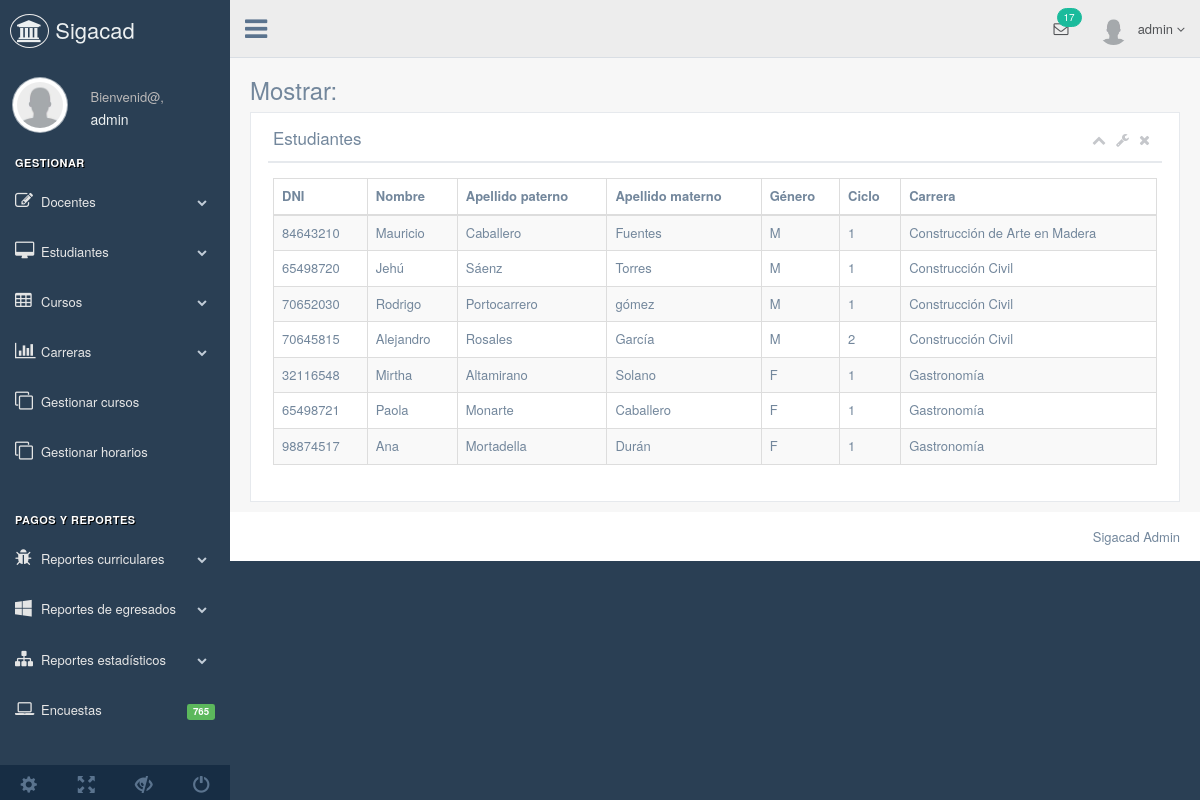
The page /views/estudiantes.view.php (signed in) on the database its author committed.
### tables this page shows
create table administradores (

  dni char(8) not null,
  username varchar(45) not null,
  password varchar(45) not null,

  primary key (dni)

);

create table estudiantes (

  dni          char(8)     not null,
  p_nombre     varchar(45) not null,
  s_nombre     varchar(45) not null,
  apellido_p   varchar(45) not null,
  apellido_m   varchar(45) not null,
  genero       char(1)     not null,
  fecha_nac    date        not null,
  discapacidad char(2)     not null,
  telefono     varchar(9)  not null,
  correo       varchar(45),
  direccion    varchar(45),
  observacion  varchar(150),
  password     varchar(150),

  primary key (dni)

);

### models/Login.php (called while the page is built, shortened)
<?php
class Login extends Conectar
{
    public static function consulta ($consulta){
        $conexion_db = new mysqli(HOST,USER_NAME,PASS,DB_NAME);
        $resultado = $conexion_db->query($consulta);
        return $resultado;
    }
}

### models/Estudiante.php (called while the page is built, shortened)
<?php
class Estudiante extends Conectar
{
    public static function consulta ($consulta){
        $conexion_db = new mysqli(HOST,USER_NAME,PASS,DB_NAME);
        $resultado = $conexion_db->query($consulta);
        return $resultado;
    }
}

### views/estudiantes.view.php (the view, shortened to what this page needs)
<?php
require "sidebar.view.php";
require "header.view.php";
require "../models/Estudiante.php";
?>
<div class="right_col" role="main">
    <div class="">
        <div class="page-title">
            <div class="title_left">
                <h3>Mostrar:</h3>
            </div>
        </div>
        <div class="clearfix"></div>
        <div class="row">
            <div class="col-md-12 col-sm-12 col-xs-12">
                <div class="x_panel">
                    <div class="x_title">
                        <h2>Estudiantes</h2>
                        <ul class="nav navbar-right panel_toolbox">
                            <li><a class="collapse-link"><i class="fa fa-chevron-up"></i></a>
                            </li>
                            <li class="dropdown">
                                <a href="#" class="dropdown-toggle" data-toggle="dropdown" role="button" aria-expanded="false"><i class="fa fa-wrench"></i></a>
                            </li>
                            <li><a class="close-link"><i class="fa fa-close"></i></a>
                            </li>
                        </ul>
                        <div class="clearfix"></div>
                    </div>
                    <div class="x_content">
                        <table id="datatable-buttons" class="table table-striped table-bordered">
                            <thead>
                            <tr>
                                <th>DNI</th>
                                <th>Nombre</th>
                                <th>Apellido paterno</th>
                                <th>Apellido materno</th>
                                <th>Género</th>
                                <th>Ciclo</th>
                                <th>Carrera</th>
                            </tr>
                            </thead>
                            <tbody>
                            <?php
                            $consulta = "select distinct e.dni, e.p_nombre, e.apellido_p,e.apellido_m, e.genero, c.ciclo, r.nombre as carrera
                                         from estudiantes e join matriculas m join cursos c join carreras_cursos cc join carreras r
                                         on (e.dni=m.dni_estudiante and m.cod_curso=c.codigo and c.codigo=cc.codigo_curso and cc.codigo_carrera=r.codigo)";
                            $datos_todos = Estudiante::consulta($consulta);
                            foreach ($datos_todos as $columna) {
                                echo "<tr>";
                                echo "<td>". $columna["dni"] . "</td>";
                                echo "<td>". utf8_encode($columna["p_nombre"]) . "</td>";
                                echo "<td>". utf8_encode($columna["apellido_p"]) . "</td>";
                                echo "<td>". utf8_encode($columna["apellido_m"]) . "</td>";
                                echo "<td>". $columna["genero"] . "</td>";
                                echo "<td>". $columna["ciclo"] . "</td>";
                                echo "<td>". utf8_encode($columna["carrera"]) . "</td>";
                                echo "</tr>";
                            }
                            ?>
                            </tbody>
                        </table>
                    </div>
                </div>
            </div>
        </div>
    </div>
</div>
<?php
require "footer.view.php";
?>

### views/sidebar.view.php (shortened to what this page needs)
<?php
require "../models/Login.php";
?>
<!DOCTYPE html>
<html lang="es">
<head>
    <link href="vendors/bootstrap/dist/css/bootstrap.min.css" rel="stylesheet">
    <link href="vendors/font-awesome/css/font-awesome.min.css" rel="stylesheet">
    <link href="vendors/nprogress/nprogress.css" rel="stylesheet">
    <link href="vendors/malihu-custom-scrollbar-plugin/jquery.mCustomScrollbar.min.css" rel="stylesheet">
    <link href="build/css/custom.min.css" rel="stylesheet">
    <link href="vendors/bootstrap-datetimepicker/build/css/bootstrap-datetimepicker.css" rel="stylesheet">
    <link href="vendors/datatables.net-bs/css/dataTables.bootstrap.min.css" rel="stylesheet">
    <link href="vendors/datatables.net-buttons-bs/css/buttons.bootstrap.min.css" rel="stylesheet">
    <link href="vendors/datatables.net-fixedheader-bs/css/fixedHeader.bootstrap.min.css" rel="stylesheet">
    <link href="vendors/datatables.net-responsive-bs/css/responsive.bootstrap.min.css" rel="stylesheet">
    <link href="vendors/datatables.net-scroller-bs/css/scroller.bootstrap.min.css" rel="stylesheet">
</head>
<?php
$usuario = $_SESSION["usuario"];
$administradores = Login::consulta("select * from administradores where username='$usuario'");
$docentes = Login::consulta("select * from docentes where dni='$usuario'");
?>
<body class="nav-md">
<div class="container body">
    <div class="main_container">
        <div class="col-md-3 left_col menu_fixed">
            <div class="left_col scroll-view">
                <div class="navbar nav_title" style="border: 0;">
                    <a href="dashboard.view.php" class="site_title"><i class="fa fa-university"></i> <span>Sigacad</span></a>
                </div>
                <div class="profile clearfix">
                    <div class="profile_pic">
                        <img src="images/user.png" alt="..." class="img-circle profile_img">
                    </div>
                    <div class="profile_info">
                        <span>Bienvenid@,</span>
                        <h2>
                            <?php
                            if ($administradores->num_rows){
                                $saludo = Login::consulta("select username from administradores where username='$usuario'");
                                foreach ($saludo as $columna)
                                    echo utf8_encode($columna["username"]);
                            }
                            ?>
                        </h2>
                    </div>
                </div>
                <br />
                <div id="sidebar-menu" class="main_menu_side hidden-print main_menu">
                    <?php if ($administradores->num_rows): ?>
                        <div class="menu_section">
                            <h3>Gestionar</h3>
                            <ul class="nav side-menu">
                                <li><a><i class="fa fa-edit"></i>Docentes<span class="fa fa-chevron-down"></span></a>
                                </li>
                                <li><a><i class="fa fa-desktop"></i>Estudiantes<span class="fa fa-chevron-down"></span></a>
                                </li>
                                <li><a><i class="fa fa-table"></i>Cursos<span class="fa fa-chevron-down"></span></a>
                                </li>
                                <li><a><i class="fa fa-bar-chart-o"></i>Carreras<span class="fa fa-chevron-down"></span></a>
                                </li>
                                <li><a href="docentes_cursos.view.php"><i class="fa fa-clone"></i>Gestionar cursos<span class="label label-success pull-right"></span></a></li>
                                <li><a><i class="fa fa-clone"></i>Gestionar horarios<span class="label label-success pull-right"></span></a></li>
                            </ul>
                        </div>
                        <div class="menu_section">
                            <h3>Pagos y Reportes</h3>
                            <ul class="nav side-menu">
                                <li><a><i class="fa fa-bug"></i>Reportes curriculares<span class="fa fa-chevron-down"></span></a>
                                </li>
                                <li><a><i class="fa fa-windows"></i>Reportes de egresados<span class="fa fa-chevron-down"></span></a>
                                </li>
                                <li><a><i class="fa fa-sitemap"></i>Reportes estadísticos<span class="fa fa-chevron-down"></span></a>
                                </li>
                                <li><a href="javascript:void(0)"><i class="fa fa-laptop"></i>Encuestas<span class="label label-success pull-right">765</span></a></li>
                            </ul>
                        </div>
                    <?php elseif ($docentes->num_rows):?>
                        <h4>NADA POR AQUI, ESTE ES DOCENTE<BR></h4>
                    <?php endif;?>
                </div>
                <div class="sidebar-footer hidden-small">
                    <a data-toggle="tooltip" data-placement="top" title="Configuraciones">
                        <span class="glyphicon glyphicon-cog" aria-hidden="true"></span>
                    </a>
                    <a data-toggle="tooltip" data-placement="top" title="FullScreen">
                        <span class="glyphicon glyphicon-fullscreen" aria-hidden="true"></span>
                    </a>
                    <a data-toggle="tooltip" data-placement="top" title="Bloquear">
                        <span class="glyphicon glyphicon-eye-close" aria-hidden="true"></span>
                    </a>
                    <a data-toggle="tooltip" data-placement="top" title="Salir" href="../controllers/logout.php">
                        <span class="glyphicon glyphicon-off" aria-hidden="true"></span>
                    </a>
                </div>

### rows shown on the page
administradores: username "admin"
estudiantes: dni "84643210", p_nombre "Mauricio", apellido_p "Caballero", apellido_m "Fuentes", genero "M", ciclo "1", carrera "Construcción de Arte en Madera"
estudiantes: dni "65498720", p_nombre "Jehú", apellido_p "Sáenz", apellido_m "Torres", genero "M", ciclo "1", carrera "Construcción Civil"
estudiantes: dni "70652030", p_nombre "Rodrigo", apellido_p "Portocarrero", apellido_m "gómez", genero "M", ciclo "1", carrera "Construcción Civil"
estudiantes: dni "70645815", p_nombre "Alejandro", apellido_p "Rosales", apellido_m "García", genero "M", ciclo "2", carrera "Construcción Civil"
estudiantes: dni "32116548", p_nombre "Mirtha", apellido_p "Altamirano", apellido_m "Solano", genero "F", ciclo "1", carrera "Gastronomía"
estudiantes: dni "65498721", p_nombre "Paola", apellido_p "Monarte", apellido_m "Caballero", genero "F", ciclo "1", carrera "Gastronomía"
estudiantes: dni "98874517", p_nombre "Ana", apellido_p "Mortadella", apellido_m "Durán", genero "F", ciclo "1", carrera "Gastronomía"

### other values the page prints
$_SESSION["usuario"] "admin"
